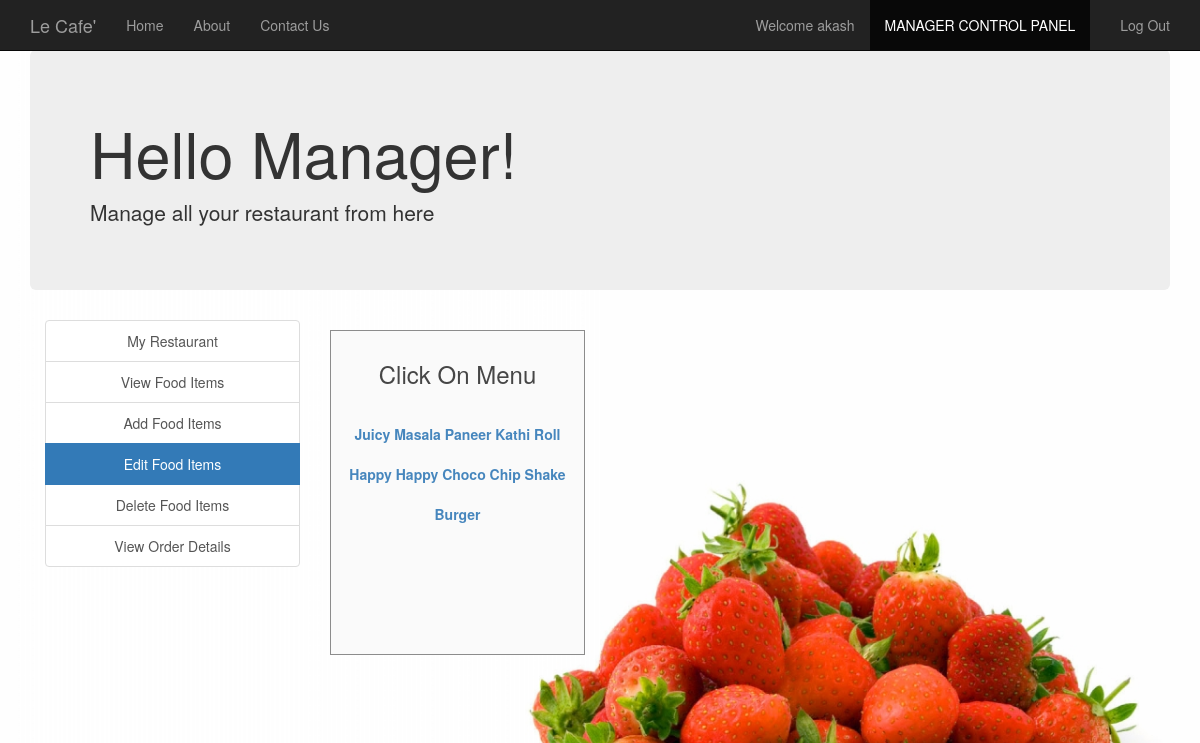
The page /edit_food_items.php (signed in) on the database its author committed.
### tables this page shows
CREATE TABLE `manager` (
  `username` varchar(30) NOT NULL,
  `fullname` varchar(30) NOT NULL,
  `email` varchar(30) NOT NULL,
  `contact` varchar(30) NOT NULL,
  `address` varchar(50) NOT NULL,
  `password` varchar(30) NOT NULL
);

CREATE TABLE `food` (
  `F_ID` int(30) NOT NULL,
  `name` varchar(30) NOT NULL,
  `price` int(30) NOT NULL,
  `description` varchar(200) NOT NULL,
  `R_ID` int(30) NOT NULL,
  `images_path` varchar(200) NOT NULL,
  `options` varchar(10) NOT NULL DEFAULT 'ENABLE'
);

### session_m.php (called while the page is built, shortened)
<?php
$conn = Connect();
$user_check=$_SESSION['login_user1'];
$query = "SELECT username FROM MANAGER WHERE username = '$user_check'";
$ses_sql = mysqli_query($conn, $query);
$row = mysqli_fetch_assoc($ses_sql);
$login_session =$row['username'];
?>

### edit_food_items.php (the view, shortened to what this page needs)
<?php
include('session_m.php');
?>
<!DOCTYPE html>
<html>
  <head>
  </head>
  <link rel="stylesheet" type = "text/css" href ="css/edit_food_items.css">
  <link rel="stylesheet" type = "text/css" href ="css/bootstrap.min.css">
  <body>
    <nav class="navbar navbar-inverse navbar-fixed-top navigation-clean-search" role="navigation">
      <div class="container">
        <div class="navbar-header">
          <a class="navbar-brand" href="index.php">Le Cafe'</a>
        </div>
        <div class="collapse navbar-collapse " id="myNavbar">
          <ul class="nav navbar-nav">
            <li><a href="index.php">Home</a></li>
            <li><a href="aboutus.php">About</a></li>
            <li><a href="contactus.php">Contact Us</a></li>
          </ul>
          <ul class="nav navbar-nav navbar-right">
            <li><a href="#"><span class="glyphicon glyphicon-user"></span> Welcome <?php echo $login_session; ?> </a></li>
            <li class="active"> <a href="managerlogin.php">MANAGER CONTROL PANEL</a></li>
            <li><a href="logout_m.php"><span class="glyphicon glyphicon-log-out"></span> Log Out </a></li>
          </ul>
        </div>
      </div>
    </nav>
<div class="container">
    <div class="jumbotron">
     <h1>Hello Manager! </h1>
     <p>Manage all your restaurant from here</p>
    </div>
    </div>
<div class="container">
    	<div class="col-xs-3" style="text-align: center;">
    	<div class="list-group">
    		<a href="myrestaurant.php" class="list-group-item ">My Restaurant</a>
    		<a href="view_food_items.php" class="list-group-item ">View Food Items</a>
    		<a href="add_food_items.php" class="list-group-item ">Add Food Items</a>
    		<a href="edit_food_items.php" class="list-group-item active">Edit Food Items</a>
    		<a href="delete_food_items.php" class="list-group-item ">Delete Food Items</a>
        <a href="view_order_details.php" class="list-group-item ">View Order Details</a>
    	</div>
    </div>
<div class="col-xs-3">
  <div class="form-area" style="padding: 10px 10px 110px 10px; ">
    <div style="text-align: center;">
      <h3>Click On Menu <br><br></h3>
    </div>
    <?php
    $query = mysqli_query($conn, "SELECT * FROM food f WHERE f.R_ID IN (SELECT r.R_ID FROM RESTAURANTS r WHERE r.M_ID='$user_check') ORDER BY F_ID");
    while ($row = mysqli_fetch_array($query)) {
      ?>
      <div class="list-group" style="text-align: center;">
        <?php
      echo "<b><a href='edit_food_items.php?update= {$row['F_ID']}'>{$row['name']}</a></b>";
        ?>
      </div>
    <?php
    }
    ?>
  </div>
</div>
</div>
  </body>
<br>
</html>

### css/edit_food_items.css (style rules this page uses)
body, html { height: 100%; }
body { padding-top: 50px; background-image: url('../images/headerimg2.jpg'); background-repeat: repeat; background-size: 100%; }
.form-area { background-color: #FAFAFA; padding: 10px 40px 60px; margin: 10px 0px 60px; border: 1px solid GREY; opacity: 0.9; }

### rows shown on the page
manager: username "akash"
food: name "Juicy Masala Paneer Kathi Roll"
food: name "Happy Happy Choco Chip Shake"
food: name "Burger"
